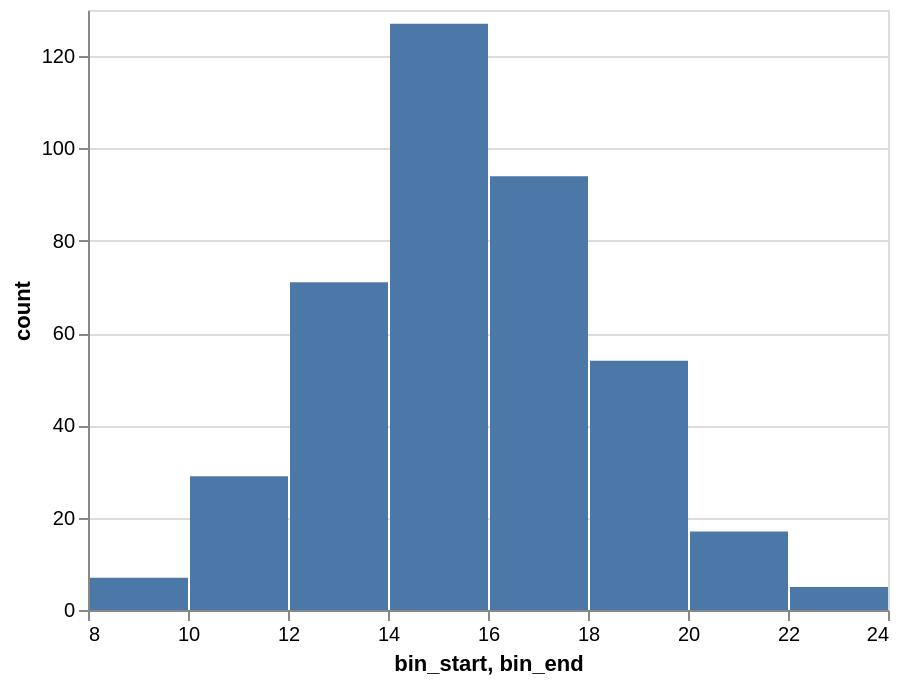

Describe this chart as a Vega-Lite specification.
### Vega specification from a JSON file in a GitHub repository (floating-point values rounded to 4 significant figures)
{"$schema": "https://vega.github.io/schema/vega/v5.json", "background": "white", "padding": 5, "width": 400, "height": 300, "style": "cell", "data": [{"name": "source_0", "values": [{"bin_start": 8, "bin_end": 10, "count": 7}, {"bin_start": 10, "bin_end": 12, "count": 29}, {"bin_start": 12, "bin_end": 14, "count": 71}, {"bin_start": 14, "bin_end": 16, "count": 127}, {"bin_start": 16, "bin_end": 18, "count": 94}, {"bin_start": 18, "bin_end": 20, "count": 54}, {"bin_start": 20, "bin_end": 22, "count": 17}, {"bin_start": 22, "bin_end": 24, "count": 5}]}, {"name": "data_0", "source": "source_0", "transform": [{"type": "stack", "groupby": ["bin_start", "bin_start"], "field": "count", "sort": {"field": [], "order": []}, "as": ["count_start", "count_end"], "offset": "zero"}, {"type": "filter", "expr": "isValid(datum[\"bin_start\"]) && isFinite(+datum[\"bin_start\"]) && isValid(datum[\"count\"]) && isFinite(+datum[\"count\"])"}]}], "marks": [{"name": "marks", "type": "rect", "style": ["bar"], "from": {"data": "data_0"}, "encode": {"update": {"fill": {"value": "#4c78a8"}, "ariaRoleDescription": {"value": "bar"}, "description": {"signal": "\"bin_start: \" + (!isValid(datum[\"bin_start\"]) || !isFinite(+datum[\"bin_start\"]) ? \"null\" : format(datum[\"bin_start\"], \"\") + \" – \" + format(datum[\"bin_end\"], \"\")) + \"; count: \" + (format(datum[\"count\"], \"\"))"}, "x2": {"scale": "x", "field": "bin_start", "offset": {"signal": "0.5 + (abs(scale(\"x\", datum[\"bin_start_end\"]) - scale(\"x\", datum[\"bin_start\"])) < 0.25 ? -0.5 * (0.25 - (abs(scale(\"x\", datum[\"bin_start_end\"]) - scale(\"x\", datum[\"bin_start\"])))) : 0.5)"}}, "x": {"scale": "x", "field": "bin_end", "offset": {"signal": "0.5 + (abs(scale(\"x\", datum[\"bin_start_end\"]) - scale(\"x\", datum[\"bin_start\"])) < 0.25 ? 0.5 * (0.25 - (abs(scale(\"x\", datum[\"bin_start_end\"]) - scale(\"x\", datum[\"bin_start\"])))) : -0.5)"}}, "y": {"scale": "y", "field": "count_end"}, "y2": {"scale": "y", "field": "count_start"}}}}], "scales": [{"name": "x", "type": "linear", "domain": {"data": "data_0", "fields": ["bin_start", "bin_end"]}, "range": [0, {"signal": "width"}], "bins": {"step": 2}, "zero": false}, {"name": "y", "type": "linear", "domain": {"data": "data_0", "fields": ["count_start", "count_end"]}, "range": [{"signal": "height"}, 0], "nice": true, "zero": true}], "axes": [{"scale": "y", "orient": "left", "gridScale": "x", "grid": true, "tickCount": {"signal": "ceil(height/40)"}, "domain": false, "labels": false, "aria": false, "maxExtent": 0, "minExtent": 0, "ticks": false, "zindex": 0}, {"scale": "x", "orient": "bottom", "grid": false, "title": "bin_start, bin_end", "labelFlush": true, "labelOverlap": true, "tickCount": {"signal": "ceil(width/40)"}, "zindex": 0}, {"scale": "y", "orient": "left", "grid": false, "title": "count", "labelOverlap": true, "tickCount": {"signal": "ceil(height/40)"}, "zindex": 0}]}
